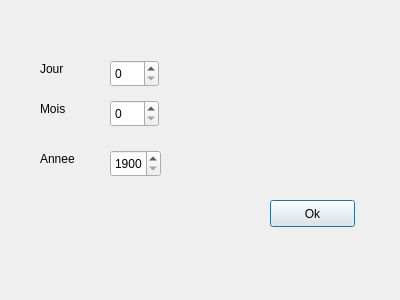
<?xml version="1.0" encoding="UTF-8"?>
<ui version="4.0">
 <class>SaisieDateClass</class>
 <widget class="QDialog" name="SaisieDateClass">
  <property name="geometry">
   <rect>
    <x>0</x>
    <y>0</y>
    <width>400</width>
    <height>300</height>
   </rect>
  </property>
  <property name="windowTitle">
   <string>SaisieDate</string>
  </property>
  <widget class="QSpinBox" name="spinBox_jour">
   <property name="geometry">
    <rect>
     <x>110</x>
     <y>60</y>
     <width>49</width>
     <height>27</height>
    </rect>
   </property>
   <property name="maximum">
    <number>31</number>
   </property>
  </widget>
  <widget class="QSpinBox" name="spinBox_mois">
   <property name="geometry">
    <rect>
     <x>110</x>
     <y>100</y>
     <width>49</width>
     <height>27</height>
    </rect>
   </property>
   <property name="maximum">
    <number>12</number>
   </property>
  </widget>
  <widget class="QPushButton" name="pushButton_ok">
   <property name="geometry">
    <rect>
     <x>270</x>
     <y>200</y>
     <width>85</width>
     <height>27</height>
    </rect>
   </property>
   <property name="text">
    <string>Ok</string>
   </property>
  </widget>
  <widget class="QLabel" name="label_3">
   <property name="geometry">
    <rect>
     <x>40</x>
     <y>150</y>
     <width>55</width>
     <height>17</height>
    </rect>
   </property>
   <property name="text">
    <string>Annee</string>
   </property>
  </widget>
  <widget class="QSpinBox" name="spinBox_annee">
   <property name="geometry">
    <rect>
     <x>110</x>
     <y>150</y>
     <width>51</width>
     <height>27</height>
    </rect>
   </property>
   <property name="minimum">
    <number>1900</number>
   </property>
   <property name="maximum">
    <number>2017</number>
   </property>
  </widget>
  <widget class="QLabel" name="label_2">
   <property name="geometry">
    <rect>
     <x>40</x>
     <y>100</y>
     <width>55</width>
     <height>17</height>
    </rect>
   </property>
   <property name="text">
    <string>Mois</string>
   </property>
  </widget>
  <widget class="QLabel" name="label">
   <property name="geometry">
    <rect>
     <x>40</x>
     <y>60</y>
     <width>55</width>
     <height>17</height>
    </rect>
   </property>
   <property name="text">
    <string>Jour</string>
   </property>
  </widget>
 </widget>
 <layoutdefault spacing="6" margin="11"/>
 <resources/>
 <connections/>
</ui>
